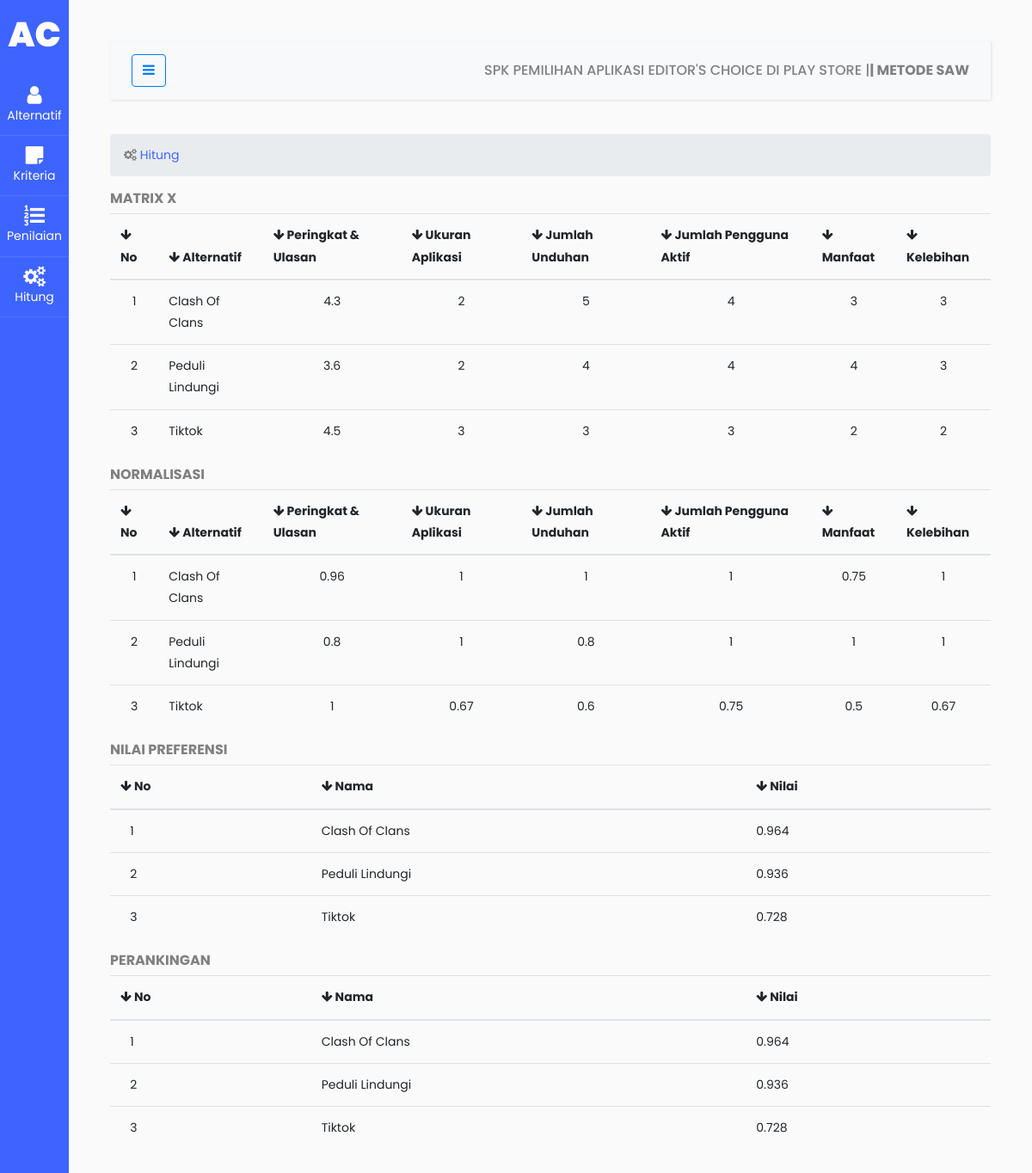
Page /hitung.php on the committed database.
### tables this page shows
CREATE TABLE `saw_penilaian` (
  `nama` varchar(100) NOT NULL,
  `peringkat` float NOT NULL,
  `ukuran` float NOT NULL,
  `unduhan` float NOT NULL,
  `aktif` float NOT NULL,
  `manfaat` float NOT NULL,
  `kelebihan` float NOT NULL
);

CREATE TABLE `saw_perankingan` (
  `no` int(11) NOT NULL,
  `nama` varchar(100) NOT NULL,
  `nilai_akhir` float NOT NULL
);

### hitung.php (the view, shortened to what this page needs)
<!doctype html>
<html lang="en">
<?php
include 'components/head.php';
?>
<body>
    <div class="wrapper d-flex align-items-stretch">
        <?php
        include 'components/sidebar.php';
        ?>
        <div id="content" class="p-4 p-md-5">
            <?php
            include 'components/navbar.php';
            ?>
            <section id="main-content">
                <section class="wrapper">
                    <div class="row">
                        <div class="col-lg-12">
                            <ol class="breadcrumb">
                                <li><i class="fa fa-cogs"></i><a href="hitung.php"> Hitung</a></li>
                            </ol>
                        </div>
                    </div>
                    <div>
                        <b>
                            <h6><b>MATRIX X</b></h6>
                        </b>
                        <table class="table">
                            <thead>
                                <tr>
                                    <th><i class="fa fa-arrow-down"></i> No</th>
                                    <th><i class="fa fa-arrow-down"></i> Alternatif</th>
                                    <th><i class="fa fa-arrow-down"></i> Peringkat & Ulasan</th>
                                    <th><i class="fa fa-arrow-down"></i> Ukuran Aplikasi</th>
                                    <th><i class="fa fa-arrow-down"></i> Jumlah Unduhan</th>
                                    <th><i class="fa fa-arrow-down"></i> Jumlah Pengguna Aktif</th>
                                    <th><i class="fa fa-arrow-down"></i> Manfaat</th>
                                    <th><i class="fa fa-arrow-down"></i> Kelebihan</th>
                                </tr>
                            </thead>
                            <tbody>
                                <?php
                                include 'koneksi.php';
                                $b = 0;
                                $sql = "SELECT*FROM saw_penilaian ORDER BY nama ASC";
                                $hasil = $conn->query($sql);
                                $rows = $hasil->num_rows;
                                if ($rows > 0) {
                                    while ($row = $hasil->fetch_row()) {
                                ?>
                                        <tr>
                                            <td align="center"><?php echo $b = $b + 1; ?></td>
                                            <td><?= $row[0] ?></td>
                                            <td align="center"><?= $row[1] ?></td>
                                            <td align="center"><?= $row[2] ?></td>
                                            <td align="center"><?= $row[3] ?></td>
                                            <td align="center"><?= $row[4] ?></td>
                                            <td align="center"><?= $row[5] ?></td>
                                            <td align="center"><?= $row[6] ?></td>
                                        </tr>
                                <?php }
                                } else {
                                    echo "<tr>
                                        <td>Data Tidak Ada</td>
                                    <tr>";
                                } ?>
                            </tbody>
                        </table>
                    </div>
                    <div>
                        <b>
                            <h6><b>NORMALISASI</b></h6>
                        </b>
                        <table class="table">
                            <thead>
                                <tr>
                                    <th><i class="fa fa-arrow-down"></i> No</th>
                                    <th><i class="fa fa-arrow-down"></i> Alternatif</th>
                                    <th><i class="fa fa-arrow-down"></i> Peringkat & Ulasan</th>
                                    <th><i class="fa fa-arrow-down"></i> Ukuran Aplikasi</th>
                                    <th><i class="fa fa-arrow-down"></i> Jumlah Unduhan</th>
                                    <th><i class="fa fa-arrow-down"></i> Jumlah Pengguna Aktif</th>
                                    <th><i class="fa fa-arrow-down"></i> Manfaat</th>
                                    <th><i class="fa fa-arrow-down"></i> Kelebihan</th>
                                </tr>
                            </thead>
                            <tbody>
                                <?php
                                $sql = "SELECT*FROM saw_penilaian";
                                $hasil = $conn->query($sql);
                                $rows = $hasil->num_rows;
                                if ($rows > 0) {
                                    $b = 0;
                                    $C1 = '';
                                    $C2 = '';
                                    $C3 = '';
                                    $C4 = '';
                                    $C5 = '';
                                    $C6 = '';
                                    $sql = "SELECT*FROM saw_penilaian ORDER BY peringkat DESC";
                                    $hasil = $conn->query($sql);
                                    $row = $hasil->fetch_row();
                                    $C1 = $row[1];
                                    $sql = "SELECT*FROM saw_penilaian ORDER BY ukuran ASC";
                                    $hasil = $conn->query($sql);
                                    $row = $hasil->fetch_row();
                                    $C2 = $row[2];
                                    $sql = "SELECT*FROM saw_penilaian ORDER BY unduhan DESC";
                                    $hasil = $conn->query($sql);
                                    $row = $hasil->fetch_row();
                                    $C3 = $row[3];
                                    $sql = "SELECT*FROM saw_penilaian ORDER BY aktif DESC";
                                    $hasil = $conn->query($sql);
                                    $row = $hasil->fetch_row();
                                    $C4 = $row[4];
                                    $sql = "SELECT*FROM saw_penilaian ORDER BY manfaat DESC";
                                    $hasil = $conn->query($sql);
                                    $row = $hasil->fetch_row();
                                    $C5 = $row[5];
                                    $sql = "SELECT*FROM saw_penilaian ORDER BY kelebihan DESC";
                                    $hasil = $conn->query($sql);
                                    $row = $hasil->fetch_row();
                                    $C6 = $row[6];
                                } else {
                                    echo "<tr>
                                        <td>Data Tidak Ada</td>
                                    <tr>";
                                }
                                $sql = "SELECT*FROM saw_penilaian";
                                $hasil = $conn->query($sql);
                                $rows = $hasil->num_rows;
                                if ($rows > 0) {
                                    while ($row = $hasil->fetch_row()) {
                                ?>
                                        <tr>
                                            <td align="center"><?php echo $b = $b + 1; ?></td>
                                            <td><?= $row[0] ?></td>
                                            <td align="center"><?= round($row[1] / $C1, 2) ?></td>
                                            <td align="center"><?= round($C2 / $row[2], 2) ?></td>
                                            <td align="center"><?= round($row[3] / $C3, 2) ?></td>
                                            <td align="center"><?= round($row[4] / $C4, 2) ?></td>
                                            <td align="center"><?= round($row[5] / $C5, 2) ?></td>
                                            <td align="center"><?= round($row[6] / $C6, 2) ?></td>
                                        </tr>
                                <?php }
                                }  ?>
                            </tbody>
                        </table>
                    </div>
                    <div>
                        <b>
                            <h6><b>NILAI PREFERENSI</b></h6>
                        </b>
                        <table class="table">
                            <thead>
                                <tr>
                                    <th><i class="fa fa-arrow-down"></i> No</th>
                                    <th><i class="fa fa-arrow-down"></i> Nama</th>
                                    <th><i class="fa fa-arrow-down"></i> Nilai</th>
                                </tr>
                            </thead>
                            <tbody>
                                <?php
                                $b = 0;
                                $sql = "SELECT * FROM saw_perankingan";
                                $hasil = $conn->query($sql);
                                $rows = $hasil->num_rows;
                                if ($rows > 0) {
                                    while ($row = $hasil->fetch_row()) {
                                ?>
                                        <tr>
                                            <td>&nbsp&nbsp <?php echo $b = $b + 1; ?></td>
                                            <td><?= $row[1] ?></td>
                                            <td><?= $row[2] ?></td>
                                        </tr>
                                <?php }
                                } else {
                                    echo "<tr>
                                        <td>Data Tidak Ada</td>
                                    <tr>";
                                } ?>
                            </tbody>
                        </table>
                    </div>
                    <div>
                        <b>
                            <h6><b>PERANKINGAN</b></h6>
                        </b>
                        <table class="table">
                            <thead>
                                <tr>
                                    <th><i class="fa fa-arrow-down"></i> No</th>
                                    <th><i class="fa fa-arrow-down"></i> Nama</th>
                                    <th><i class="fa fa-arrow-down"></i> Nilai</th>
                                </tr>
                            </thead>
                            <tbody>
                                <?php
                                $b = 0;
                                $sql = "SELECT*FROM saw_perankingan ORDER BY nilai_akhir DESC";
                                $hasil = $conn->query($sql);
                                if ($hasil->num_rows > 0) {
                                    while ($row = $hasil->fetch_row()) {
                                ?>
                                        <tr>
                                            <td>&nbsp&nbsp <?php echo $b = $b + 1; ?></td>
                                            <td><?= $row[1] ?></td>
                                            <td><?= $row[2] ?></td>
                                        </tr>
                                <?php }
                                } else {
                                    echo "<tr>
                                        <td>Data Tidak Ada</td>
                                    <tr>";
                                } ?>
                            </tbody>
                        </table>
                    </div>
                </section>
            </section>
        </div>
    </div>
</body>
</html>

### rows in the picture
saw_penilaian: nama "Clash Of Clans", peringkat "4.3", ukuran "2", unduhan "5", aktif "4", manfaat "3", kelebihan "3", C1 "0.96", $C2/$row[2] "1", $row[3]/$C3 "1", $row[4]/$C4 "1", C5 "0.75", $row[6]/$C6 "1"
saw_penilaian: b "2", nama "Peduli Lindungi", peringkat "3.6", ukuran "2", unduhan "4", aktif "4", manfaat "4", kelebihan "3", C1 "0.8", row "1", C3 "0.8", C4 "1", $row[5]/$C5 "1", C6 "1"
saw_penilaian: b "3", nama "Tiktok", peringkat "4.5", ukuran "3", unduhan "3", aktif "3", manfaat "2", kelebihan "2", $row[1]/$C1 "1", row "0.67", C3 "0.6", C4 "0.75", C5 "0.5", C6 "0.67"
saw_perankingan: nama "Clash Of Clans", nilai_akhir "0.964"
saw_perankingan: b "2", nama "Peduli Lindungi", nilai_akhir "0.936"
saw_perankingan: b "3", nama "Tiktok", nilai_akhir "0.728"
